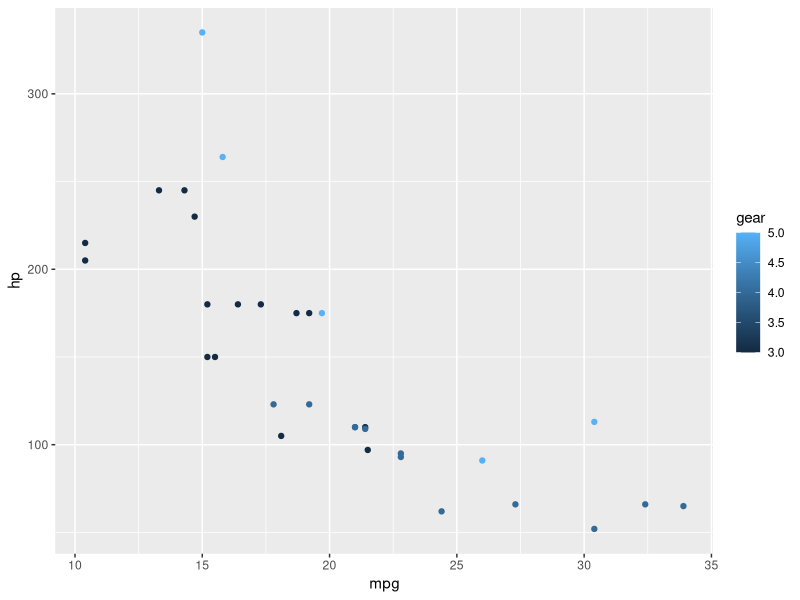

The R source for this figure:
## ---- chunk 1
library(tidyverse)

# draw a scatter plot of mpg vs hp, colored by gear
mtcars %>%
  ggplot(., aes(x=mpg, y=hp, color=gear)) +
  geom_point()
